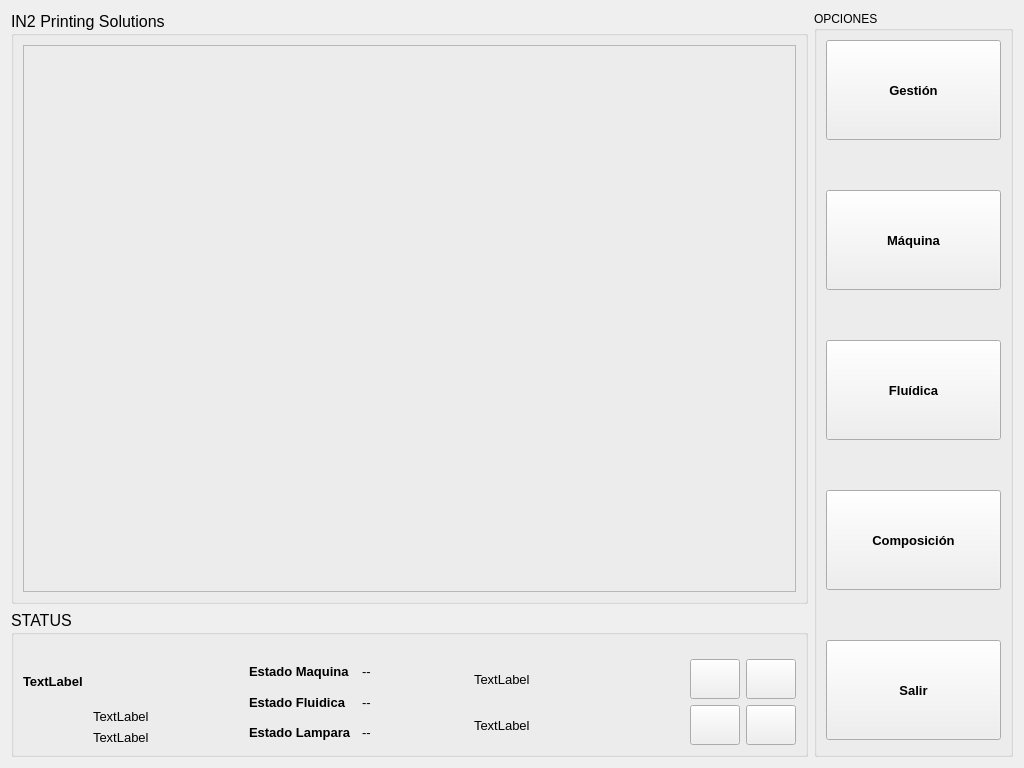
<?xml version="1.0" encoding="UTF-8"?>
<ui version="4.0">
 <class>PrincipalUI</class>
 <widget class="QWidget" name="PrincipalUI">
  <property name="geometry">
   <rect>
    <x>0</x>
    <y>0</y>
    <width>1024</width>
    <height>768</height>
   </rect>
  </property>
  <property name="sizePolicy">
   <sizepolicy hsizetype="Fixed" vsizetype="Fixed">
    <horstretch>0</horstretch>
    <verstretch>0</verstretch>
   </sizepolicy>
  </property>
  <property name="windowTitle">
   <string>IN2PS</string>
  </property>
  <property name="windowOpacity">
   <double>1.000000000000000</double>
  </property>
  <layout class="QGridLayout" name="gridLayout">
   <item row="0" column="0">
    <widget class="QGroupBox" name="groupBoxCentral">
     <property name="sizePolicy">
      <sizepolicy hsizetype="Expanding" vsizetype="Preferred">
       <horstretch>12</horstretch>
       <verstretch>20</verstretch>
      </sizepolicy>
     </property>
     <property name="font">
      <font>
       <pointsize>12</pointsize>
      </font>
     </property>
     <property name="title">
      <string>IN2 Printing Solutions</string>
     </property>
     <layout class="QVBoxLayout" name="verticalLayout_2">
      <item>
       <widget class="QLabel" name="m_Imagen">
        <property name="sizePolicy">
         <sizepolicy hsizetype="Expanding" vsizetype="Expanding">
          <horstretch>0</horstretch>
          <verstretch>0</verstretch>
         </sizepolicy>
        </property>
        <property name="maximumSize">
         <size>
          <width>16777215</width>
          <height>16777215</height>
         </size>
        </property>
        <property name="toolTip">
         <string/>
        </property>
        <property name="frameShape">
         <enum>QFrame::StyledPanel</enum>
        </property>
        <property name="frameShadow">
         <enum>QFrame::Sunken</enum>
        </property>
        <property name="text">
         <string/>
        </property>
       </widget>
      </item>
     </layout>
    </widget>
   </item>
   <item row="0" column="1" rowspan="2">
    <widget class="QGroupBox" name="groupBox_3">
     <property name="sizePolicy">
      <sizepolicy hsizetype="Expanding" vsizetype="Preferred">
       <horstretch>3</horstretch>
       <verstretch>0</verstretch>
      </sizepolicy>
     </property>
     <property name="toolTip">
      <string>&lt;html&gt;&lt;head/&gt;&lt;body&gt;&lt;p&gt;Superfiesta&lt;/p&gt;&lt;/body&gt;&lt;/html&gt;</string>
     </property>
     <property name="title">
      <string>OPCIONES</string>
     </property>
     <layout class="QVBoxLayout" name="verticalLayout">
      <property name="spacing">
       <number>50</number>
      </property>
      <property name="sizeConstraint">
       <enum>QLayout::SetNoConstraint</enum>
      </property>
      <property name="rightMargin">
       <number>9</number>
      </property>
      <item>
       <widget class="QPushButton" name="GestionButton">
        <property name="sizePolicy">
         <sizepolicy hsizetype="Ignored" vsizetype="Ignored">
          <horstretch>0</horstretch>
          <verstretch>0</verstretch>
         </sizepolicy>
        </property>
        <property name="maximumSize">
         <size>
          <width>16777215</width>
          <height>100</height>
         </size>
        </property>
        <property name="font">
         <font>
          <pointsize>10</pointsize>
          <weight>75</weight>
          <bold>true</bold>
         </font>
        </property>
        <property name="toolTip">
         <string>Eventos y usuarios</string>
        </property>
        <property name="whatsThis">
         <string/>
        </property>
        <property name="accessibleDescription">
         <string/>
        </property>
        <property name="text">
         <string>Gestión</string>
        </property>
        <property name="icon">
         <iconset resource="../../Xaar/SinglePassSingleShot/shared.qrc">
          <normaloff>:/res/images/Configuracion.png</normaloff>:/res/images/Configuracion.png</iconset>
        </property>
        <property name="iconSize">
         <size>
          <width>50</width>
          <height>50</height>
         </size>
        </property>
       </widget>
      </item>
      <item>
       <widget class="QPushButton" name="MachineButton">
        <property name="sizePolicy">
         <sizepolicy hsizetype="Ignored" vsizetype="Ignored">
          <horstretch>0</horstretch>
          <verstretch>0</verstretch>
         </sizepolicy>
        </property>
        <property name="maximumSize">
         <size>
          <width>16777215</width>
          <height>100</height>
         </size>
        </property>
        <property name="font">
         <font>
          <pointsize>10</pointsize>
          <weight>75</weight>
          <bold>true</bold>
         </font>
        </property>
        <property name="toolTip">
         <string>Impresión</string>
        </property>
        <property name="text">
         <string>Máquina</string>
        </property>
        <property name="icon">
         <iconset resource="../../Xaar/SinglePassSingleShot/shared.qrc">
          <normaloff>:/res/images/run.png</normaloff>:/res/images/run.png</iconset>
        </property>
        <property name="iconSize">
         <size>
          <width>50</width>
          <height>50</height>
         </size>
        </property>
       </widget>
      </item>
      <item>
       <widget class="QPushButton" name="FluidicaButton">
        <property name="sizePolicy">
         <sizepolicy hsizetype="Ignored" vsizetype="Ignored">
          <horstretch>0</horstretch>
          <verstretch>0</verstretch>
         </sizepolicy>
        </property>
        <property name="maximumSize">
         <size>
          <width>16777215</width>
          <height>100</height>
         </size>
        </property>
        <property name="font">
         <font>
          <pointsize>10</pointsize>
          <weight>75</weight>
          <bold>true</bold>
         </font>
        </property>
        <property name="toolTip">
         <string>Control de fluidica</string>
        </property>
        <property name="text">
         <string>Fluídica</string>
        </property>
        <property name="icon">
         <iconset resource="../../Xaar/SinglePassSingleShot/shared.qrc">
          <normaloff>:/res/images/ksplash.png</normaloff>:/res/images/ksplash.png</iconset>
        </property>
        <property name="iconSize">
         <size>
          <width>50</width>
          <height>50</height>
         </size>
        </property>
       </widget>
      </item>
      <item>
       <widget class="QPushButton" name="DbComposicionButton">
        <property name="sizePolicy">
         <sizepolicy hsizetype="Ignored" vsizetype="Ignored">
          <horstretch>0</horstretch>
          <verstretch>0</verstretch>
         </sizepolicy>
        </property>
        <property name="maximumSize">
         <size>
          <width>16777215</width>
          <height>100</height>
         </size>
        </property>
        <property name="font">
         <font>
          <pointsize>10</pointsize>
          <weight>75</weight>
          <bold>true</bold>
         </font>
        </property>
        <property name="toolTip">
         <string>Genera y administra composiciones</string>
        </property>
        <property name="text">
         <string>Composición</string>
        </property>
        <property name="icon">
         <iconset resource="../../Xaar/SinglePassSingleShot/shared.qrc">
          <normaloff>:/res/images/ksirtet.png</normaloff>:/res/images/ksirtet.png</iconset>
        </property>
        <property name="iconSize">
         <size>
          <width>50</width>
          <height>50</height>
         </size>
        </property>
       </widget>
      </item>
      <item>
       <widget class="QPushButton" name="ExitButton">
        <property name="sizePolicy">
         <sizepolicy hsizetype="Ignored" vsizetype="Ignored">
          <horstretch>0</horstretch>
          <verstretch>0</verstretch>
         </sizepolicy>
        </property>
        <property name="maximumSize">
         <size>
          <width>16777215</width>
          <height>100</height>
         </size>
        </property>
        <property name="font">
         <font>
          <pointsize>10</pointsize>
          <weight>75</weight>
          <bold>true</bold>
         </font>
        </property>
        <property name="toolTip">
         <string>Exit</string>
        </property>
        <property name="text">
         <string>Salir</string>
        </property>
        <property name="icon">
         <iconset resource="../../Xaar/SinglePassSingleShot/shared.qrc">
          <normaloff>:/res/images/exit.png</normaloff>:/res/images/exit.png</iconset>
        </property>
        <property name="iconSize">
         <size>
          <width>50</width>
          <height>60</height>
         </size>
        </property>
       </widget>
      </item>
     </layout>
    </widget>
   </item>
   <item row="1" column="0">
    <widget class="QGroupBox" name="groupBox">
     <property name="sizePolicy">
      <sizepolicy hsizetype="Preferred" vsizetype="Expanding">
       <horstretch>12</horstretch>
       <verstretch>4</verstretch>
      </sizepolicy>
     </property>
     <property name="font">
      <font>
       <pointsize>12</pointsize>
      </font>
     </property>
     <property name="title">
      <string>STATUS</string>
     </property>
     <layout class="QGridLayout" name="gridLayout_6">
      <item row="0" column="0">
       <widget class="QLabel" name="label">
        <property name="font">
         <font>
          <pointsize>6</pointsize>
         </font>
        </property>
        <property name="text">
         <string/>
        </property>
       </widget>
      </item>
      <item row="0" column="2">
       <widget class="QLabel" name="label_3">
        <property name="font">
         <font>
          <pointsize>6</pointsize>
         </font>
        </property>
        <property name="text">
         <string/>
        </property>
       </widget>
      </item>
      <item row="1" column="0" rowspan="2">
       <layout class="QHBoxLayout" name="horizontalLayout">
        <item>
         <layout class="QGridLayout" name="gridLayout_4">
          <item row="0" column="0">
           <widget class="QLabel" name="fecha">
            <property name="sizePolicy">
             <sizepolicy hsizetype="Preferred" vsizetype="Preferred">
              <horstretch>1</horstretch>
              <verstretch>1</verstretch>
             </sizepolicy>
            </property>
            <property name="font">
             <font>
              <pointsize>10</pointsize>
              <weight>75</weight>
              <bold>true</bold>
             </font>
            </property>
            <property name="text">
             <string>TextLabel</string>
            </property>
           </widget>
          </item>
          <item row="1" column="0">
           <layout class="QGridLayout" name="gridLayout_3">
            <item row="0" column="0" rowspan="2">
             <widget class="QLabel" name="m_TextoStatus">
              <property name="sizePolicy">
               <sizepolicy hsizetype="Preferred" vsizetype="Preferred">
                <horstretch>1</horstretch>
                <verstretch>1</verstretch>
               </sizepolicy>
              </property>
              <property name="maximumSize">
               <size>
                <width>64</width>
                <height>64</height>
               </size>
              </property>
              <property name="text">
               <string/>
              </property>
              <property name="pixmap">
               <pixmap resource="../../Xaar/SinglePassSingleShot/shared.qrc">:/res/images/folder_logo.png</pixmap>
              </property>
              <property name="scaledContents">
               <bool>true</bool>
              </property>
             </widget>
            </item>
            <item row="0" column="1">
             <widget class="QLabel" name="usuario_actual">
              <property name="sizePolicy">
               <sizepolicy hsizetype="Preferred" vsizetype="Preferred">
                <horstretch>1</horstretch>
                <verstretch>1</verstretch>
               </sizepolicy>
              </property>
              <property name="minimumSize">
               <size>
                <width>0</width>
                <height>0</height>
               </size>
              </property>
              <property name="maximumSize">
               <size>
                <width>16777215</width>
                <height>16777215</height>
               </size>
              </property>
              <property name="font">
               <font>
                <pointsize>10</pointsize>
               </font>
              </property>
              <property name="text">
               <string>TextLabel</string>
              </property>
             </widget>
            </item>
            <item row="1" column="1">
             <widget class="QLabel" name="m_User">
              <property name="sizePolicy">
               <sizepolicy hsizetype="Preferred" vsizetype="Preferred">
                <horstretch>1</horstretch>
                <verstretch>1</verstretch>
               </sizepolicy>
              </property>
              <property name="maximumSize">
               <size>
                <width>16777215</width>
                <height>16777215</height>
               </size>
              </property>
              <property name="font">
               <font>
                <pointsize>10</pointsize>
               </font>
              </property>
              <property name="text">
               <string>TextLabel</string>
              </property>
             </widget>
            </item>
           </layout>
          </item>
         </layout>
        </item>
        <item>
         <layout class="QGridLayout" name="gridLayout_2">
          <item row="2" column="0">
           <widget class="QLabel" name="lblLamp">
            <property name="sizePolicy">
             <sizepolicy hsizetype="Preferred" vsizetype="Preferred">
              <horstretch>1</horstretch>
              <verstretch>1</verstretch>
             </sizepolicy>
            </property>
            <property name="minimumSize">
             <size>
              <width>0</width>
              <height>0</height>
             </size>
            </property>
            <property name="maximumSize">
             <size>
              <width>16777215</width>
              <height>16777215</height>
             </size>
            </property>
            <property name="font">
             <font>
              <pointsize>10</pointsize>
              <weight>75</weight>
              <bold>true</bold>
             </font>
            </property>
            <property name="text">
             <string>Estado Lampara</string>
            </property>
           </widget>
          </item>
          <item row="1" column="0">
           <widget class="QLabel" name="lblFluid">
            <property name="sizePolicy">
             <sizepolicy hsizetype="Preferred" vsizetype="Preferred">
              <horstretch>1</horstretch>
              <verstretch>1</verstretch>
             </sizepolicy>
            </property>
            <property name="minimumSize">
             <size>
              <width>0</width>
              <height>0</height>
             </size>
            </property>
            <property name="maximumSize">
             <size>
              <width>16777215</width>
              <height>16777215</height>
             </size>
            </property>
            <property name="font">
             <font>
              <pointsize>10</pointsize>
              <weight>75</weight>
              <bold>true</bold>
             </font>
            </property>
            <property name="text">
             <string>Estado Fluidica</string>
            </property>
           </widget>
          </item>
          <item row="2" column="1">
           <widget class="QLabel" name="led_EstadoLampara">
            <property name="sizePolicy">
             <sizepolicy hsizetype="Preferred" vsizetype="Preferred">
              <horstretch>1</horstretch>
              <verstretch>1</verstretch>
             </sizepolicy>
            </property>
            <property name="minimumSize">
             <size>
              <width>0</width>
              <height>0</height>
             </size>
            </property>
            <property name="maximumSize">
             <size>
              <width>16777215</width>
              <height>16777215</height>
             </size>
            </property>
            <property name="font">
             <font>
              <pointsize>10</pointsize>
             </font>
            </property>
            <property name="text">
             <string>--</string>
            </property>
           </widget>
          </item>
          <item row="1" column="1">
           <widget class="QLabel" name="led_EstadoTemperatura">
            <property name="sizePolicy">
             <sizepolicy hsizetype="Preferred" vsizetype="Preferred">
              <horstretch>1</horstretch>
              <verstretch>1</verstretch>
             </sizepolicy>
            </property>
            <property name="minimumSize">
             <size>
              <width>0</width>
              <height>0</height>
             </size>
            </property>
            <property name="maximumSize">
             <size>
              <width>16777215</width>
              <height>16777215</height>
             </size>
            </property>
            <property name="font">
             <font>
              <pointsize>10</pointsize>
             </font>
            </property>
            <property name="text">
             <string>--</string>
            </property>
           </widget>
          </item>
          <item row="0" column="0">
           <widget class="QLabel" name="lblMaquina">
            <property name="sizePolicy">
             <sizepolicy hsizetype="Preferred" vsizetype="Preferred">
              <horstretch>1</horstretch>
              <verstretch>1</verstretch>
             </sizepolicy>
            </property>
            <property name="minimumSize">
             <size>
              <width>0</width>
              <height>0</height>
             </size>
            </property>
            <property name="maximumSize">
             <size>
              <width>16777215</width>
              <height>16777215</height>
             </size>
            </property>
            <property name="font">
             <font>
              <pointsize>10</pointsize>
              <weight>75</weight>
              <bold>true</bold>
             </font>
            </property>
            <property name="text">
             <string>Estado Maquina</string>
            </property>
           </widget>
          </item>
          <item row="0" column="1">
           <widget class="QLabel" name="led_EstadoMaquina">
            <property name="sizePolicy">
             <sizepolicy hsizetype="Preferred" vsizetype="Preferred">
              <horstretch>1</horstretch>
              <verstretch>1</verstretch>
             </sizepolicy>
            </property>
            <property name="minimumSize">
             <size>
              <width>0</width>
              <height>0</height>
             </size>
            </property>
            <property name="maximumSize">
             <size>
              <width>16777215</width>
              <height>16777215</height>
             </size>
            </property>
            <property name="font">
             <font>
              <pointsize>10</pointsize>
             </font>
            </property>
            <property name="text">
             <string>--</string>
            </property>
           </widget>
          </item>
         </layout>
        </item>
       </layout>
      </item>
      <item row="1" column="1" rowspan="2">
       <layout class="QGridLayout" name="gridLayout_5">
        <item row="0" column="0">
         <widget class="QLabel" name="m_RutaFicheroConfig">
          <property name="sizePolicy">
           <sizepolicy hsizetype="Preferred" vsizetype="Preferred">
            <horstretch>5</horstretch>
            <verstretch>1</verstretch>
           </sizepolicy>
          </property>
          <property name="font">
           <font>
            <pointsize>10</pointsize>
           </font>
          </property>
          <property name="text">
           <string>TextLabel</string>
          </property>
         </widget>
        </item>
        <item row="1" column="0">
         <widget class="QLabel" name="m_NombreFicheroConfig">
          <property name="sizePolicy">
           <sizepolicy hsizetype="Preferred" vsizetype="Preferred">
            <horstretch>5</horstretch>
            <verstretch>1</verstretch>
           </sizepolicy>
          </property>
          <property name="maximumSize">
           <size>
            <width>210</width>
            <height>16777215</height>
           </size>
          </property>
          <property name="font">
           <font>
            <pointsize>10</pointsize>
           </font>
          </property>
          <property name="text">
           <string>TextLabel</string>
          </property>
         </widget>
        </item>
       </layout>
      </item>
      <item row="1" column="2">
       <widget class="QPushButton" name="m_ButtonShowLog">
        <property name="sizePolicy">
         <sizepolicy hsizetype="Preferred" vsizetype="Preferred">
          <horstretch>1</horstretch>
          <verstretch>1</verstretch>
         </sizepolicy>
        </property>
        <property name="minimumSize">
         <size>
          <width>50</width>
          <height>40</height>
         </size>
        </property>
        <property name="maximumSize">
         <size>
          <width>50</width>
          <height>40</height>
         </size>
        </property>
        <property name="text">
         <string/>
        </property>
        <property name="icon">
         <iconset resource="../../Xaar/SinglePassSingleShot/shared.qrc">
          <normaloff>:/res/images/agent.png</normaloff>:/res/images/agent.png</iconset>
        </property>
        <property name="iconSize">
         <size>
          <width>24</width>
          <height>24</height>
         </size>
        </property>
       </widget>
      </item>
      <item row="1" column="3">
       <widget class="QPushButton" name="m_MostrarInicio">
        <property name="sizePolicy">
         <sizepolicy hsizetype="Preferred" vsizetype="Preferred">
          <horstretch>1</horstretch>
          <verstretch>1</verstretch>
         </sizepolicy>
        </property>
        <property name="minimumSize">
         <size>
          <width>50</width>
          <height>40</height>
         </size>
        </property>
        <property name="maximumSize">
         <size>
          <width>50</width>
          <height>40</height>
         </size>
        </property>
        <property name="text">
         <string/>
        </property>
        <property name="icon">
         <iconset resource="../../Xaar/SinglePassSingleShot/shared.qrc">
          <normaloff>:/res/images/desktop.png</normaloff>:/res/images/desktop.png</iconset>
        </property>
        <property name="iconSize">
         <size>
          <width>24</width>
          <height>24</height>
         </size>
        </property>
       </widget>
      </item>
      <item row="2" column="2">
       <widget class="QPushButton" name="m_MostrarMantenimiento">
        <property name="enabled">
         <bool>true</bool>
        </property>
        <property name="sizePolicy">
         <sizepolicy hsizetype="Preferred" vsizetype="Preferred">
          <horstretch>1</horstretch>
          <verstretch>1</verstretch>
         </sizepolicy>
        </property>
        <property name="minimumSize">
         <size>
          <width>50</width>
          <height>40</height>
         </size>
        </property>
        <property name="maximumSize">
         <size>
          <width>50</width>
          <height>40</height>
         </size>
        </property>
        <property name="text">
         <string/>
        </property>
        <property name="icon">
         <iconset resource="../../Xaar/SinglePassSingleShot/shared.qrc">
          <normaloff>:/res/images/light_off.png</normaloff>:/res/images/light_off.png</iconset>
        </property>
        <property name="iconSize">
         <size>
          <width>24</width>
          <height>24</height>
         </size>
        </property>
       </widget>
      </item>
      <item row="2" column="3">
       <widget class="QPushButton" name="m_MostrarAyuda">
        <property name="sizePolicy">
         <sizepolicy hsizetype="Preferred" vsizetype="Preferred">
          <horstretch>1</horstretch>
          <verstretch>1</verstretch>
         </sizepolicy>
        </property>
        <property name="minimumSize">
         <size>
          <width>50</width>
          <height>40</height>
         </size>
        </property>
        <property name="maximumSize">
         <size>
          <width>50</width>
          <height>40</height>
         </size>
        </property>
        <property name="text">
         <string/>
        </property>
        <property name="icon">
         <iconset resource="../../Xaar/SinglePassSingleShot/shared.qrc">
          <normaloff>:/res/images/contacto.png</normaloff>:/res/images/contacto.png</iconset>
        </property>
        <property name="iconSize">
         <size>
          <width>24</width>
          <height>24</height>
         </size>
        </property>
       </widget>
      </item>
     </layout>
    </widget>
   </item>
  </layout>
 </widget>
 <tabstops>
  <tabstop>GestionButton</tabstop>
  <tabstop>MachineButton</tabstop>
  <tabstop>FluidicaButton</tabstop>
  <tabstop>DbComposicionButton</tabstop>
  <tabstop>ExitButton</tabstop>
  <tabstop>m_ButtonShowLog</tabstop>
  <tabstop>m_MostrarInicio</tabstop>
  <tabstop>m_MostrarMantenimiento</tabstop>
  <tabstop>m_MostrarAyuda</tabstop>
 </tabstops>
 <resources>
  <include location="../../Xaar/SinglePassSingleShot/shared.qrc"/>
 </resources>
 <connections/>
</ui>
